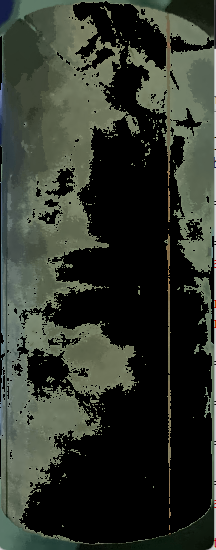
#> input picture b4Sombra.png, 216 x 550 px, found by its file name
$ python porcentaje.py
#> lines starting #> are read from the running program, lines starting #| are printed output that depends on the picture; after the words box and inside, x2 and y2 are one past the last pixel; in counts of white or black regions, pixels touching at a corner belong together
import cv2
import numpy as np

'''
se le aplica un algoritmo desconocido
Separa por mascaras de color según segmentación thresholding
https://machinelearningknowledge.ai/image-segmentation-in-python-opencv/#iv_Apply_K-Means
Encuentra un color (negro)
Se busca el porcentaje de este color
'''

img = cv2.imread('geology-quantifier/b4Sombra.png')
#> img is the input picture: shape (550, 216, 3); mean B, G, R 43.7, 52.9, 47.7
# Here, you define your target color as
# a tuple of three values: RGB
green = [0, 0, 0]

# You define an interval that covers the values
# in the tuple and are below and above them by 20
diff = 0

# Be aware that opencv loads image in BGR format,
# that's why the color values have been adjusted here:
boundaries = [([green[2], green[1]-diff, green[0]-diff],
           [green[2]+diff, green[1]+diff, green[0]+diff])]

# Scale your BIG image into a small one:
scalePercent = 1

# Calculate the new dimensions
width = int(img.shape[1] * scalePercent)
#> width = 216
height = int(img.shape[0] * scalePercent)
#> height = 550
newSize = (width, height)
#> newSize = (216, 550)

# Resize the image:
img = cv2.resize(img, newSize, None, None, None, cv2.INTER_AREA)

# check out the image resized:
cv2.imshow("img resized", img)
cv2.waitKey(0)


# for each range in your boundary list:
for (lower, upper) in boundaries:

    # You get the lower and upper part of the interval:
    lower = np.array(lower, dtype=np.uint8)
    upper = np.array(upper, dtype=np.uint8)

    # cv2.inRange is used to binarize (i.e., render in white/black) an image
    # All the pixels that fall inside your interval [lower, uipper] will be white
    # All the pixels that do not fall inside this interval will
    # be rendered in black, for all three channels:
    mask = cv2.inRange(img, lower, upper)

    # Check out the binary mask:
    cv2.imshow("binary mask", mask)
    cv2.waitKey(0)

    # Now, you AND the mask and the input image
    # All the pixels that are white in the mask will
    # survive the AND operation, all the black pixels
    # will remain black
    output = cv2.bitwise_and(img, img, mask=mask)

    # Check out the ANDed mask:
    cv2.imshow("ANDed mask", output)
    cv2.waitKey(0)

    # You can use the mask to count the number of white pixels.
    # Remember that the white pixels in the mask are those that
    # fall in your defined range, that is, every white pixel corresponds
    # to a green pixel. Divide by the image size and you got the
    # percentage of green pixels in the original image:
    ratio_green = cv2.countNonZero(mask)/(img.size/3)

    # This is the color percent calculation, considering the resize I did earlier.
    colorPercent = (ratio_green * 100) / scalePercent

    # Print the color percent, use 2 figures past the decimal point
    print('green pixel percentage:', np.round(colorPercent, 2))

    # numpy's hstack is used to stack two images horizontally,
    # so you see the various images generated in one figure:
    cv2.imshow("images", np.hstack([img, output]))
    cv2.waitKey(0)
#> this loop made 1 pass
#> (ratio_green, colorPercent) on pass 1: (0.498, 49.76)
#| green pixel percentage: 49.76
#> pass 1, `mask = cv2.inRange(img, lower, upper)`:
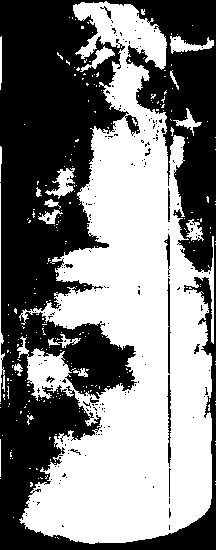
#> mask: shape (550, 216); 49.8% white; 275 white regions (256 under 20 px), largest, box (x1, y1, x2, y2) and area: (17, 1, 214, 544) 55799, (45, 168, 75, 199) 401, (170, 36, 214, 54) 382
#> pass 1, `cv2.imshow("images", np.hstack([img, output]))`:
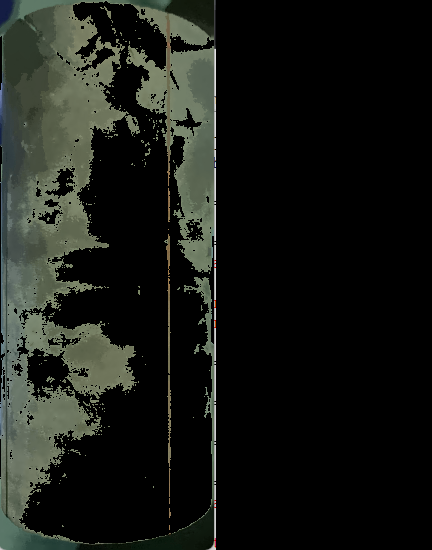
#> window 'images': shape (550, 432, 3); mean B, G, R 21.9, 26.4, 23.9
